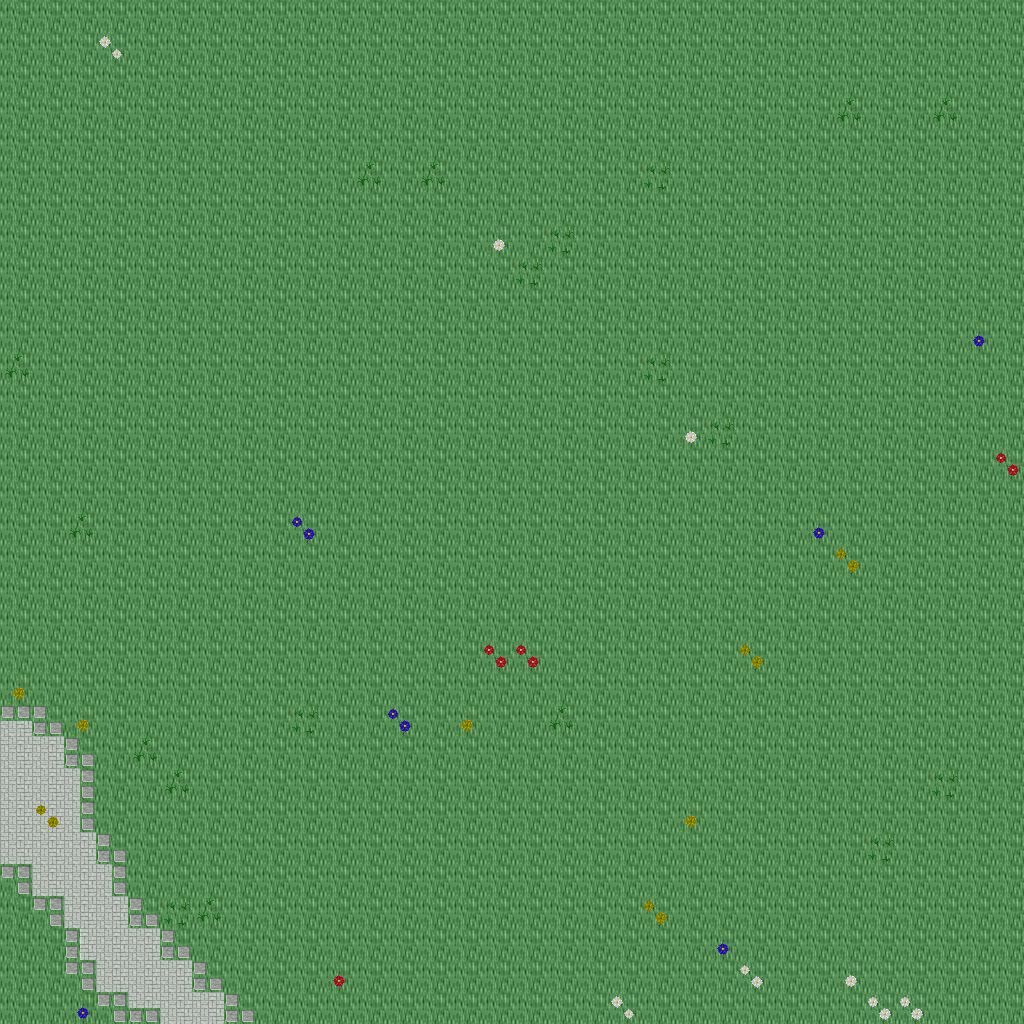

This game map was drawn from its Tiled (.tmx) file and the tilesets committed beside it. A one-line description and the trimmed map source follow:
An orthogonal 32x32 tile map with 32x32 px tiles, 5 tile layers (Ground, Objects, Objects2, Above, ...), 1 hidden layer not drawn, 18 tilesets.

<map version="1.10" tiledversion="1.11.0" orientation="orthogonal" renderorder="right-down" width="32" height="32" tilewidth="32" tileheight="32" infinite="0" nextlayerid="11" nextobjectid="1">
 <tileset firstgid="1" name="ground_ground" tilewidth="32" tileheight="32" tilecount="33" columns="3">
  <image source="../drawable/ground_ground.png" width="96" height="352" />
 </tileset>
 <tileset firstgid="34" name="plant_flower_daisy_white" tilewidth="32" tileheight="32" tilecount="8" columns="2">
  <image source="../drawable/plant_flower_daisy_white.png" width="64" height="128" />
 </tileset>
 <tileset firstgid="42" name="plant_grasses" tilewidth="32" tileheight="32" tilecount="6" columns="3">
  <image source="../drawable/plant_grasses.png" width="96" height="64" />
 </tileset>
 <tileset firstgid="48" name="plant_flower_daisy_yellow" tilewidth="32" tileheight="32" tilecount="8" columns="2">
  <image source="../drawable/plant_flower_daisy_yellow.png" width="64" height="128" />
 </tileset>
 <tileset firstgid="56" name="plant_flower_daisy_blue" tilewidth="32" tileheight="32" tilecount="8" columns="2">
  <image source="../drawable/plant_flower_daisy_blue.png" width="64" height="128" />
 </tileset>
 <tileset firstgid="64" name="plant_flower_daisy_red" tilewidth="32" tileheight="32" tilecount="8" columns="2">
  <image source="../drawable/plant_flower_daisy_red.png" width="64" height="128" />
 </tileset>
 <tileset firstgid="72" name="plant_tree_tree_darkgreen" tilewidth="32" tileheight="32" tilecount="88" columns="8">
  <image source="../drawable/plant_tree_tree_darkgreen.png" width="256" height="352" />
 </tileset>
 <tileset firstgid="160" name="logic_creature_animal" tilewidth="32" tileheight="32" tilecount="32" columns="8">
  <image source="../drawable/logic_creature_animal.png" width="256" height="128" />
 </tileset>
 <tileset firstgid="192" name="logic_creature_elf" tilewidth="32" tileheight="32" tilecount="16" columns="8">
  <image source="../drawable/logic_creature_elf.png" width="256" height="64" />
 </tileset>
 <tileset firstgid="208" name="logic_collision" tilewidth="32" tileheight="32" tilecount="1" columns="1">
  <image source="../drawable/logic_collision.png" width="32" height="32" />
 </tileset>
 <tileset firstgid="209" name="logic_creature_human_evil" tilewidth="32" tileheight="32" tilecount="16" columns="8">
  <image source="../drawable/logic_creature_human_evil.png" width="256" height="64" />
 </tileset>
 <tileset firstgid="225" name="logic_portal" tilewidth="32" tileheight="32" tilecount="24" columns="8">
  <image source="../drawable/logic_portal.png" width="256" height="96" />
 </tileset>
 <tileset firstgid="249" name="ground_green_paving" tilewidth="32" tileheight="32" tilecount="18" columns="3">
  <image source="../drawable/ground_green_paving.png" width="96" height="192" />
 </tileset>
 <tileset firstgid="267" name="ground_water_swamp_water" tilewidth="32" tileheight="32" tilecount="33" columns="3">
  <image source="../drawable/ground_water_swamp_water.png" width="96" height="352" />
 </tileset>
 <tileset firstgid="300" name="plant_grasses_swamp" tilewidth="32" tileheight="32" tilecount="42" columns="6">
  <image source="../drawable/plant_grasses_swamp.png" width="192" height="224" />
 </tileset>
 <tileset firstgid="342" name="logic_protection" tilewidth="32" tileheight="32" tilecount="2" columns="2">
  <image source="../drawable/logic_protection.png" width="64" height="32" />
 </tileset>
 <tileset firstgid="344" name="logic_creature_ogre" tilewidth="32" tileheight="32" tilecount="4" columns="4">
  <image source="../drawable/logic_creature_ogre.png" width="128" height="32" />
 </tileset>
 <tileset firstgid="348" name="logic_creature_undead_skeleton" tilewidth="32" tileheight="32" tilecount="6" columns="6">
  <image source="../drawable/logic_creature_undead_skeleton.png" width="192" height="32" />
 </tileset>
 <layer id="1" name="Ground" width="32" height="32">
  <data>[1024 cells, 1024 non-empty, 2 distinct tile ids]</data>
 </layer>
 <layer id="2" name="Objects" width="32" height="32">
  <data>[1024 cells, 62 non-empty, 18 distinct tile ids]</data>
 </layer>
 <layer id="3" name="Objects2" width="32" height="32">
  <data>[1024 cells, 0 non-empty, 0 distinct tile ids]</data>
 </layer>
 <layer id="4" name="Above" width="32" height="32">
  <data>[1024 cells, 0 non-empty, 0 distinct tile ids]</data>
 </layer>
 <layer id="5" name="Above2" width="32" height="32">
  <data>[1024 cells, 0 non-empty, 0 distinct tile ids]</data>
 </layer>
 <layer id="6" name="Walkable" width="32" height="32" visible="0">
  <data>[1024 cells, 0 non-empty, 0 distinct tile ids]</data>
 </layer>
 <objectgroup id="7" name="Mapevents" />
 <objectgroup id="8" name="Spawn" />
 <objectgroup id="9" name="Keys" />
 <objectgroup id="10" name="Replace" />
</map>
